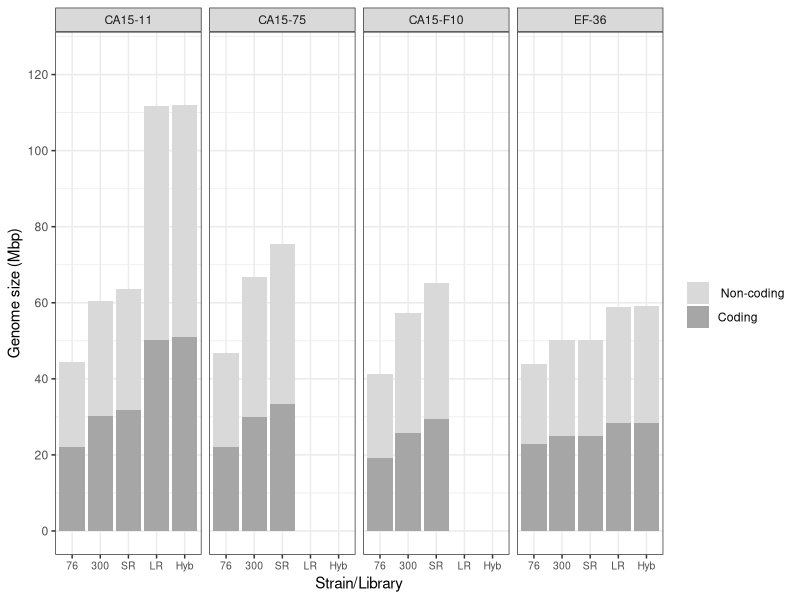

Generate this figure with R:
#bar plot of genome comparison
#fig 2 LtG

library(ggplot2)
library(RColorBrewer)
library(dplyr)

setwd("/Users/REAnAr/LtG/res")

#View(data2)

data2 <- read.table("gsize2plot5.csv", sep=",", header=T)

#Plotting
data2 %>% ggplot() +
  geom_bar(aes(y = Values, x = Assembly, fill = Sequence_type) ,
           stat="identity" ,
           position='stack') +
  theme_bw() +
  theme(axis.text.x=element_text(size=rel(.85))) +
  facet_grid( ~ Strain) +
  labs(x="Strain/Library" , y="Genome size (Mbp)") +
  scale_fill_grey("", start=0.85, end=0.65) +
  scale_x_discrete(limits=c("76", "300", "SR", "LR", "Hyb")) +
  scale_y_continuous(limits=c(0, 125), breaks=seq(0, 125, 20))
  

#export plot as bar_g.size.pdf in /LtG/res/
